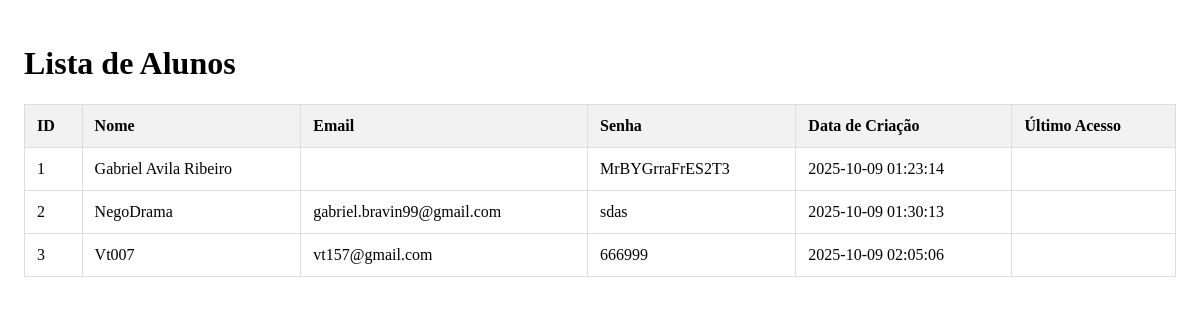
/paginaListarAlunos.php, run on an earlier commit of the app's database.
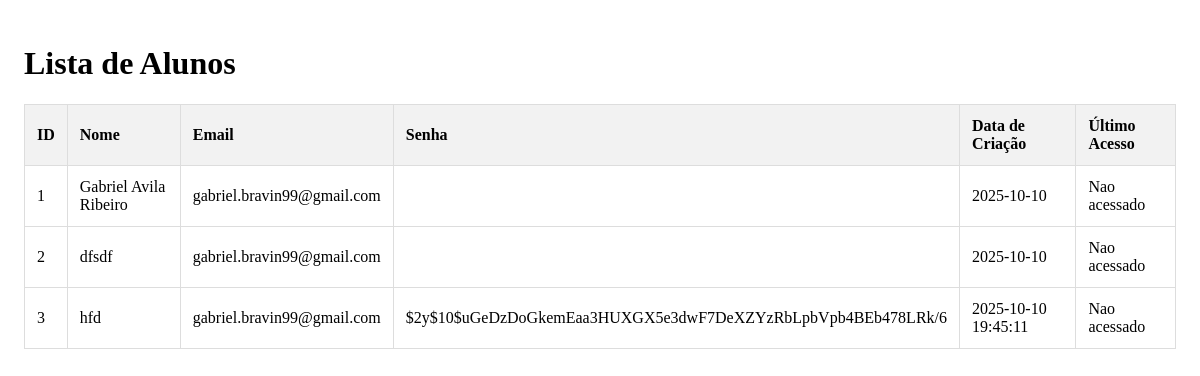
And on a later commit of the database.
### tables this page shows
CREATE TABLE usuarios (
    id INTEGER PRIMARY KEY AUTOINCREMENT,
    nome TEXT ,
    email TEXT ,
    senha TEXT ,
    data_criacao TIMESTAMP DEFAULT CURRENT_TIMESTAMP,
    data_ultimo_acesso TIMESTAMP
);

### paginaListarAlunos.php (the view, shortened to what this page needs)
<?php
try {
    $db_file = __DIR__ . '/banco.sqlite';
    $pdo = new PDO("sqlite:$db_file");
    $sql = 'SELECT nome, id, email, senha, data_criacao, data_ultimo_acesso FROM usuarios ORDER BY nome';
    $stmt = $pdo->prepare($sql);
    $stmt->execute();
    $alunos = $stmt->fetchAll(PDO::FETCH_ASSOC);
} catch (PDOException $e) {
    die("Erro ao carregar os dados dos alunos: " . $e->getMessage());
}
?>
<!DOCTYPE html>
<html lang="pt-BR">
<head>
</head>
<body>
    <h1>Lista de Alunos</h1>
    <table class="tabela-alunos">
        <thead>
            <tr>
                <th>ID</th>
                <th>Nome</th>
                <th>Email</th>
                <th>Senha</th>
                <th>Data de Criação</th>
                <th>Último Acesso</th>
            </tr>
        </thead>
        <tbody>
            <?php if (count($alunos) > 0): ?>
                <?php foreach ($alunos as $aluno): ?>
                    <tr>
                        <td><?php echo htmlspecialchars($aluno['id']); ?></td>
                        <td><?php echo htmlspecialchars($aluno['nome']); ?></td>
                        <td><?php echo htmlspecialchars($aluno['email']); ?></td>
                        <td><?php echo htmlspecialchars($aluno['senha']); ?></td>
                        <td><?php echo htmlspecialchars($aluno['data_criacao'] ?? ''); ?></td>
                        <td><?php echo htmlspecialchars($aluno['data_ultimo_acesso'] ?? ''); ?></td>
                    </tr>
                <?php endforeach; ?>
            <?php else: ?>
                <tr>
                    <td colspan="6">Nenhum aluno encontrado no banco de dados.</td>
                </tr>
            <?php endif; ?>
        </tbody>
    </table>
</body>
</html>

### paginaListarAlunos.php (style rules this page uses)
body { background-color: transparent; padding: 1rem; }
.tabela-alunos { width: 100%; border-collapse: collapse; }
.tabela-alunos th, .tabela-alunos td { border: 1px solid #ddd; padding: 12px; text-align: left; }
.tabela-alunos th { background-color: #f2f2f2; }

What changed in the data, as far as the page shows it:
changed usuarios "Gabriel Avila Ribeiro": email (not shown) → "gabriel.bravin99@gmail.com"; data_criacao "2025-10-09 01:23:14" → "2025-10-10"; data_ultimo_acesso (not shown) → "Nao acessado"; senha "MrBYGrraFrES2T3" → (not shown)
changed usuarios id 2: nome "NegoDrama" → "dfsdf"; data_criacao "2025-10-09 01:30:13" → "2025-10-10"; data_ultimo_acesso (not shown) → "Nao acessado"; senha "sdas" → (not shown)
changed usuarios id 3: nome "Vt007" → "hfd"; email "vt157@gmail.com" → "gabriel.bravin99@gmail.com"; senha "666999" → "$2y$10$uGeDzDoGkemEaa3HUXGX5e3dwF7DeXZYzRbLpbVpb4BEb478LRk/6"; data_criacao "2025-10-09 02:05:06" → "2025-10-10 19:45:11"; data_ultimo_acesso (not shown) → "Nao acessado"
